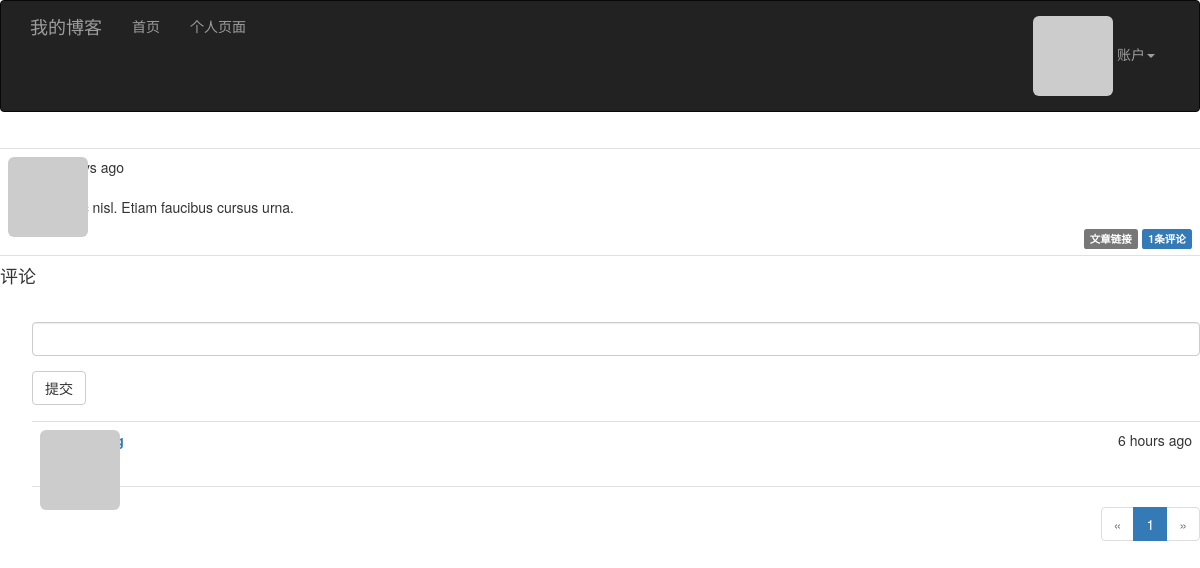
Screenshot of /post/176 (signed in) with the database file from the repository.
### app/models.py (models this page shows, shortened)
class Post(db.Model):
    __tablename__ = 'posts'
    id = db.Column(db.Integer, primary_key=True)
    body = db.Column(db.Text)
    body_html = db.Column(db.Text)
    timestamp = db.Column(db.DateTime, index=True, default=datetime.utcnow)
    author_id = db.Column(db.Integer, db.ForeignKey('users.id'))
    comments = db.relationship('Comment', backref='post', lazy='dynamic')

class Comment(db.Model):
    __tablename__ = 'comments'
    id = db.Column(db.Integer, primary_key=True)
    body = db.Column(db.Text)
    body_html = db.Column(db.Text)
    timestamp = db.Column(db.DateTime, index=True, default=datetime.utcnow)
    disable = db.Column(db.Boolean)
    author_id = db.Column(db.Integer, db.ForeignKey('users.id'))
    post_id = db.Column(db.Integer, db.ForeignKey('posts.id'))

### app/main/views.py (the view, shortened to what this page needs)
@main.route('/post/<int:id>', methods=['GET', 'POST'])
def post(id):
    post = Post.query.get_or_404(id)
    form = CommentForm()
    page = request.args.get('page', 1, type=int)
    if page == -1:
        page = (post.comments.count() - 1)/ \
            current_app.config['BLOG_COMMENTS_PER_PAGE'] + 1
    pagination = post.comments.order_by(Comment.timestamp.asc()).paginate(
            page, per_page=current_app.config['BLOG_COMMENTS_PER_PAGE'],
            error_out=False)
    comments = pagination.items
    return render_template('post.html', posts=[post], form=form,
                           comments=comments, pagination=pagination)

### app/main/forms.py
class CommentForm(FlaskForm):
    body = StringField('', validators=[Required()])
    submit = SubmitField("提交")

### app/auth/views.py (called while the page is built)
@auth.before_app_request
def before_request():
    if current_user.is_authenticated:
        current_user.ping()
        if not current_user.confirmed \
            and request.endpoint \
            and request.endpoint[:5] != 'auth.' \
            and request.endpoint != 'static':
            return redirect(url_for('auth.unconfirmed'))

### app/main/__init__.py (called while the page is built)
@main.app_context_processor
def inject_permission():
    return dict(Permission=Permission)

### app/models.py (called while the page is built)
@login_manager.user_loader
def load_user(user_id):
    return User.query.get(int(user_id))

    def ping(self):
        self.last_seen = datetime.utcnow()
        db.session.add(self)

    def gravatar(self, size=100, default='identicon', rating='g'):
        if request.is_secure:
            url = 'http://secure.gravatar.com/avatar'
        else:
            url = 'http://www.gravatar.com/avatar'
        hash = self.avatar_hash or hashlib.md5(
            self.email.encode('utf-8')).hexdigest()
        return '{url}/{hash}?s={size}&d={default}&={rating}'.format(
            url=url, hash=hash, size=size, default=default, rating=rating)

    def can(self, permissions):
        return self.role is not None and (self.role.permissions & permissions) == permissions

    def is_administrator(self):
        return self.can(Permission.ADMINISTER)

### app/templates/post.html (shortened to what this page needs)
{% extends "base.html" %}
{%  import "bootstrap/wtf.html" as wtf %}
{% import "_macros.html" as macros %}
{% block page_content %}
{% include '_posts.html' %}
<h4 id="comments">评论</h4>
{% if current_user.can(Permission.COMMENT) %}
<div class="comment-form">
    {{ wtf.quick_form(form) }}
</div>
{% endif %}
{% include '_comments.html' %}
{% if pagination %}
<div class="pagination">
    {{ macros.pagination_widget(pagination, '.post',
            fragment='#comments', id = posts[0].id) }}
</div>
{% endif %}
{% endblock %}

### app/templates/_posts.html (shortened to what this page needs)
<ul class="posts">
    {% for post in posts %}
    <li class="post">
        <div class="profile-thumbnail">
            <a href="{{ url_for('.user', username=post.author.username) }}">
                <img class="img-rounded profile-thumbnail" src="{{ post.author.gravatar(size=40) }}">
            </a>
        </div>
        <div class="post-content">
            <div class="post-data">{{ moment(post.timestamp).fromNow() }}</div>
            <div class="post-author">
                <a href="{{ url_for('.user', username=post.author.username) }}">
                </a>
            </div>
            <div class="post-body">
                {% if post.body_html %}
                    {{ post.body_html | safe }}
                {% else %}
                    {{ post.body }}
                {% endif %}
            </div>
            <div class="post-footer">
                <a href="{{ url_for('.post', id=post.id) }}">
                    <span class="label label-default">文章链接</span>
                </a>
                <a href="{{ url_for('.post', id=post.id) }}#commnets">
                    <span class="label label-primary">
                        {{ post.comments.count() }}条评论
                    </span>
                </a>
            </div>
        </div>
    </li>
    {% endfor %}
</ul>

### app/templates/_comments.html (shortened to what this page needs)
<ul class="comments">
    {% for comment in comments %}
    <li class="comment">
        <div class="comment-thumbnail">
            <a href="{{ url_for('.user', username=comment.author.username) }}">
                <img class="img-rounded profile-thumbnail" src="{{ comment.author.gravatar(size=40) }}">
            </a>
        </div>
        <div class="comment-content">
            <div class="comment-date">{{ moment(comment.timestamp).fromNow() }}</div>
            <div class="comment-author"><a href="{{ url_for('.user', username=comment.author.username) }}">
            </a> </div>
            <div class="comment-body">
            </div>
        </div>
    </li>
    {% endfor %}
</ul>

### app/static/styles.css (style rules this page uses)
.profile-thumbnail { position: absolute; }
ul.posts { list-style-type: none; padding: 0px; margin: 16px 0px 0px 0px; border-top: 1px solid #e0e0e0; }
ul.posts li.post { padding: 8px; border-bottom: 1px solid #e0e0e0; }
div.post-author { font-weight: bold; }
div.post-content { margin-left: 48px; min-height: 48px; }
div.post-footer { text-align: right; }
ul.comments { list-style-type: none; padding: 0px; margin: 16px 0px 0px 0px; }
ul.comments li.comment { margin-left: 32px; padding: 8px; border-bottom: 1px solid #e0e0e0; }
ul.comments li.comment:nth-child(1) { border-top: 1px solid #e0e0e0; }
div.comment-date { float: right; }
div.comment-author { font-weight: bold; }
div.comment-thumbnail { position: absolute; }
div.comment-content { margin-left: 48px; min-height: 48px; }
div.comment-form { margin: 16px 0px 16px 32px; }
div.pagination { width: 100%; text-align: right; padding: 0px; margin: 0px; }

### rows the page displays
Post: timestamp "3 days ago", body_html "Nunc nisl. Etiam faucibus cursus urna.", comments.count "1"
Comment: timestamp "6 hours ago"

### other values shown
{{ p }} "1"
